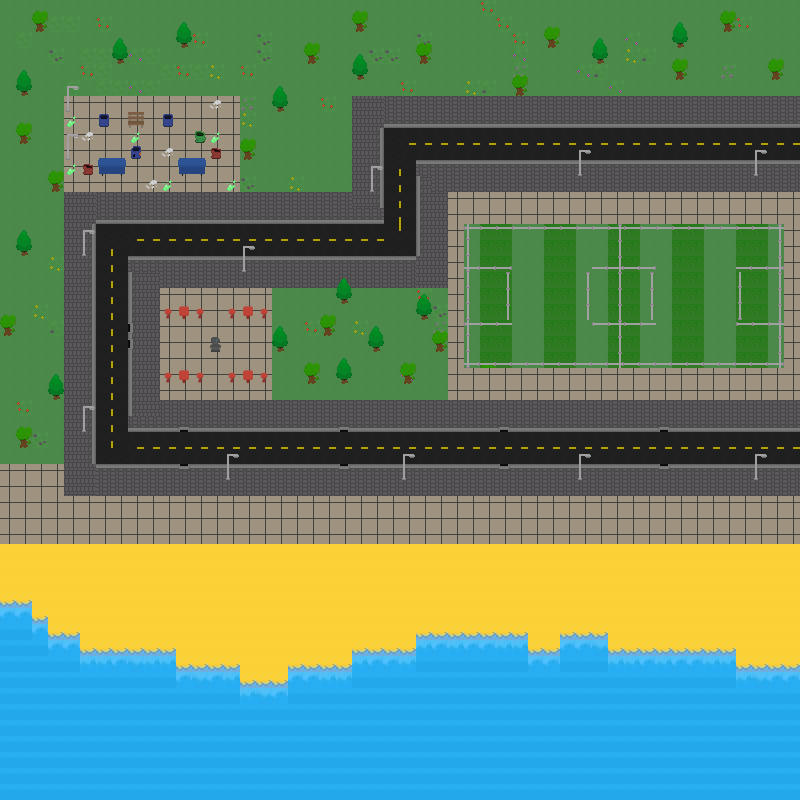

Below is a game level as drawn by its tile map, then a one-line description and the .tmx that defines it (tile-layer data replaced by summaries):
An orthogonal 50x50 tile map with 16x16 px tiles, 3 tile layers (Terreno, Superior, Superior2).

<map version="1.10" tiledversion="1.12.2" orientation="orthogonal" renderorder="right-down" width="50" height="50" tilewidth="16" tileheight="16" infinite="0" nextlayerid="7" nextobjectid="52">
 <tileset firstgid="1" source="mata_atlantica.tsx" />
 <layer id="1" name="Terreno" width="50" height="50">
  <data>[2500 cells, 2500 non-empty, 23 distinct tile ids]</data>
 </layer>
 <layer id="4" name="Superior" width="50" height="50">
  <data>[2500 cells, 154 non-empty, 20 distinct tile ids]</data>
 </layer>
 <layer id="6" name="Superior2" width="50" height="50">
  <data>[2500 cells, 72 non-empty, 1 distinct tile ids]</data>
 </layer>
</map>
